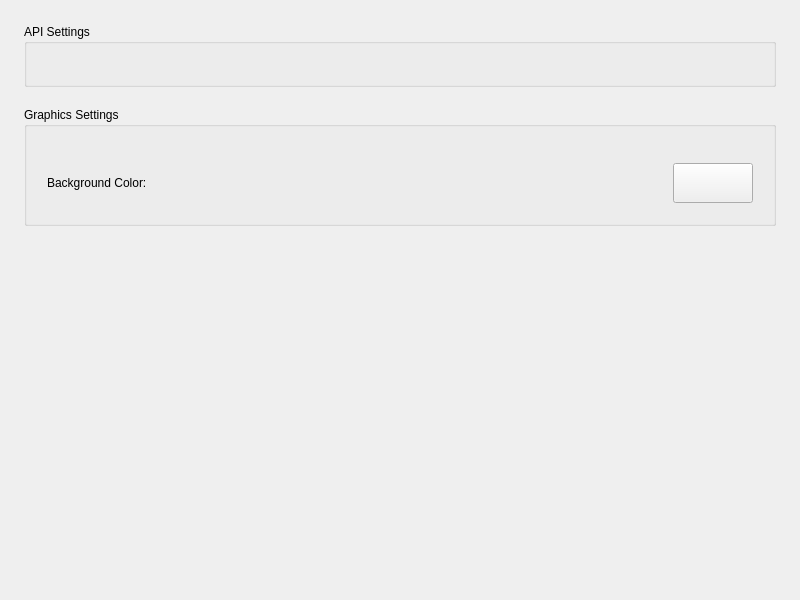
<?xml version="1.0" encoding="UTF-8"?>
<ui version="4.0">
 <class>ConfigureGraphics</class>
 <widget class="QWidget" name="ConfigureGraphics">
  <property name="geometry">
   <rect>
    <x>0</x>
    <y>0</y>
    <width>800</width>
    <height>600</height>
   </rect>
  </property>
  <property name="windowTitle">
   <string>Form</string>
  </property>
  <property name="accessibleName">
   <string>Graphics</string>
  </property>
  <layout class="QVBoxLayout" name="verticalLayout_1">
   <property name="spacing">
    <number>20</number>
   </property>
   <property name="leftMargin">
    <number>24</number>
   </property>
   <property name="topMargin">
    <number>24</number>
   </property>
   <property name="rightMargin">
    <number>24</number>
   </property>
   <property name="bottomMargin">
    <number>24</number>
   </property>
   <item>
    <widget class="QGroupBox" name="groupBox_2">
     <property name="title">
      <string>API Settings</string>
     </property>
     <layout class="QVBoxLayout" name="verticalLayout_3">
      <property name="spacing">
       <number>16</number>
      </property>
      <property name="leftMargin">
       <number>20</number>
      </property>
      <property name="topMargin">
       <number>20</number>
      </property>
      <property name="rightMargin">
       <number>20</number>
      </property>
      <property name="bottomMargin">
       <number>20</number>
      </property>
      <item>
       <widget class="QWidget" name="api_widget" native="true">
        <layout class="QHBoxLayout" name="horizontalLayout">
         <property name="spacing">
          <number>16</number>
         </property>
         <property name="leftMargin">
          <number>0</number>
         </property>
         <property name="topMargin">
          <number>0</number>
         </property>
         <property name="rightMargin">
          <number>0</number>
         </property>
         <property name="bottomMargin">
          <number>0</number>
         </property>
        </layout>
       </widget>
      </item>
     </layout>
    </widget>
   </item>
   <item>
    <widget class="QGroupBox" name="groupBox">
     <property name="title">
      <string>Graphics Settings</string>
     </property>
     <layout class="QVBoxLayout" name="verticalLayout_4">
      <property name="spacing">
       <number>16</number>
      </property>
      <property name="leftMargin">
       <number>20</number>
      </property>
      <property name="topMargin">
       <number>20</number>
      </property>
      <property name="rightMargin">
       <number>20</number>
      </property>
      <property name="bottomMargin">
       <number>20</number>
      </property>
      <item>
       <widget class="QWidget" name="graphics_widget" native="true">
        <layout class="QVBoxLayout" name="verticalLayout">
         <property name="spacing">
          <number>12</number>
         </property>
         <property name="leftMargin">
          <number>0</number>
         </property>
         <property name="topMargin">
          <number>0</number>
         </property>
         <property name="rightMargin">
          <number>0</number>
         </property>
         <property name="bottomMargin">
          <number>0</number>
         </property>
        </layout>
       </widget>
      </item>
      <item>
       <widget class="QWidget" name="bg_widget" native="true">
        <layout class="QHBoxLayout" name="bg_layout">
         <property name="spacing">
          <number>16</number>
         </property>
         <property name="leftMargin">
          <number>0</number>
         </property>
         <property name="topMargin">
          <number>0</number>
         </property>
         <property name="rightMargin">
          <number>0</number>
         </property>
         <property name="bottomMargin">
          <number>0</number>
         </property>
         <item>
          <widget class="QLabel" name="label">
           <property name="sizePolicy">
            <sizepolicy hsizetype="Expanding" vsizetype="Preferred">
             <horstretch>0</horstretch>
             <verstretch>0</verstretch>
            </sizepolicy>
           </property>
           <property name="text">
            <string>Background Color:</string>
           </property>
           <property name="minimumSize">
            <size>
             <width>120</width>
             <height>0</height>
            </size>
           </property>
          </widget>
         </item>
         <item>
          <widget class="QPushButton" name="bg_button">
           <property name="sizePolicy">
            <sizepolicy hsizetype="Preferred" vsizetype="Preferred">
             <horstretch>0</horstretch>
             <verstretch>0</verstretch>
            </sizepolicy>
           </property>
           <property name="maximumSize">
            <size>
             <width>80</width>
             <height>40</height>
            </size>
           </property>
           <property name="minimumSize">
            <size>
             <width>80</width>
             <height>40</height>
            </size>
           </property>
           <property name="text">
            <string/>
           </property>
          </widget>
         </item>
        </layout>
       </widget>
      </item>
     </layout>
    </widget>
   </item>
   <item>
    <spacer name="verticalSpacer">
     <property name="orientation">
      <enum>Qt::Vertical</enum>
     </property>
     <property name="sizeHint" stdset="0">
      <size>
       <width>20</width>
       <height>40</height>
      </size>
     </property>
    </spacer>
   </item>
  </layout>
 </widget>
 <resources/>
 <connections/>
</ui>
